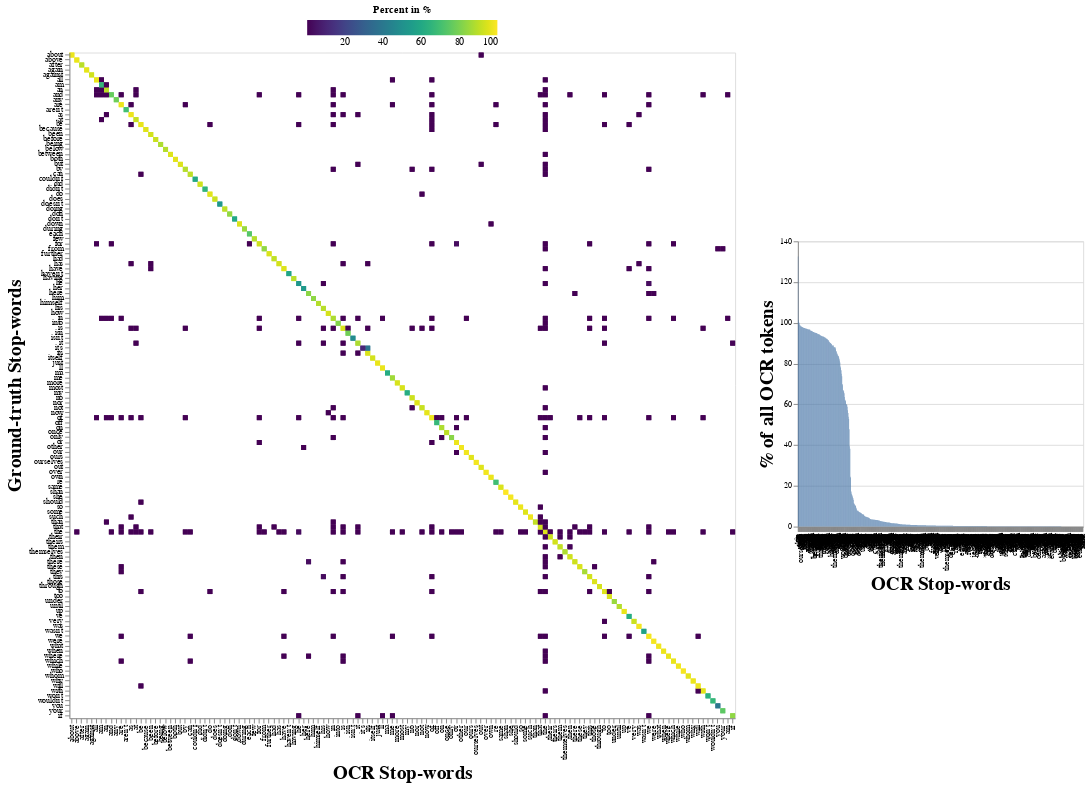

Notebook cell for this chart:
### Code cell
chart_stopwords

### Figure 1 — Vega-Lite specification as saved in the notebook (floating-point values rounded to 4 significant figures; data arrays with more than 128 entries replaced by an {"elided": "..."} marker saying what was removed)
{"config": {"view": {"continuousWidth": 300, "continuousHeight": 300}, "axis": {"labelFontSize": 8, "titleFontSize": 20}}, "hconcat": [{"data": {"name": "data-317aec1087c398f2640bd3e41946aa32"}, "mark": {"type": "rect"}, "encoding": {"color": {"field": "% of all OCR tokens", "legend": {"direction": "horizontal", "gradientLength": 200, "legendX": 250, "legendY": -50, "orient": "none", "titleAnchor": "middle"}, "scale": {"domain": [0.1, 100], "scheme": "viridis"}, "title": "Percent in %", "type": "quantitative"}, "opacity": {"condition": {"param": "param_61", "value": 1}, "value": 0.25}, "tooltip": [{"field": "pdf_letters", "title": "PDF", "type": "ordinal"}, {"field": "ocr_letters", "title": "OCR", "type": "ordinal"}, {"field": "name", "title": "Percentage", "type": "nominal"}, {"field": "Total Count of PDF token", "title": "Count", "type": "quantitative"}], "x": {"field": "ocr_letters", "sort": {"elided": "135 str values"}, "title": "OCR Stop-words", "type": "ordinal"}, "y": {"field": "pdf_letters", "sort": {"elided": "134 str values"}, "title": "Ground-truth Stop-words", "type": "ordinal"}}, "height": 700, "name": "view_60", "transform": [{"fold": ["% of all OCR tokens", "Total Count of PDF token"], "as": ["column", "value"]}], "width": 700}, {"data": {"name": "data-8e800db79aaa30bd4455db8055132407"}, "mark": {"type": "bar"}, "encoding": {"tooltip": [{"field": "pdf_letters", "title": "PDF", "type": "ordinal"}, {"field": "ocr_letters", "title": "OCR", "type": "ordinal"}, {"field": "name", "title": "Percentage", "type": "nominal"}, {"field": "Total Count of PDF token", "title": "Count", "type": "quantitative"}], "x": {"field": "ocr_letters", "sort": "-y", "title": "OCR Stop-words", "type": "ordinal"}, "y": {"field": "% of all OCR tokens", "type": "quantitative"}}, "transform": [{"filter": {"param": "param_61"}}, {"filter": {"field": "% of all OCR tokens", "range": [100, 0.1]}}], "width": 300}], "center": true, "params": [{"name": "param_61", "select": {"type": "point", "encodings": ["y"]}, "views": ["view_60"]}], "$schema": "https://vega.github.io/schema/vega-lite/v5.6.1.json", "datasets": {"data-317aec1087c398f2640bd3e41946aa32": {"elided": "441 records"}, "data-8e800db79aaa30bd4455db8055132407": {"elided": "4262 records"}}}
